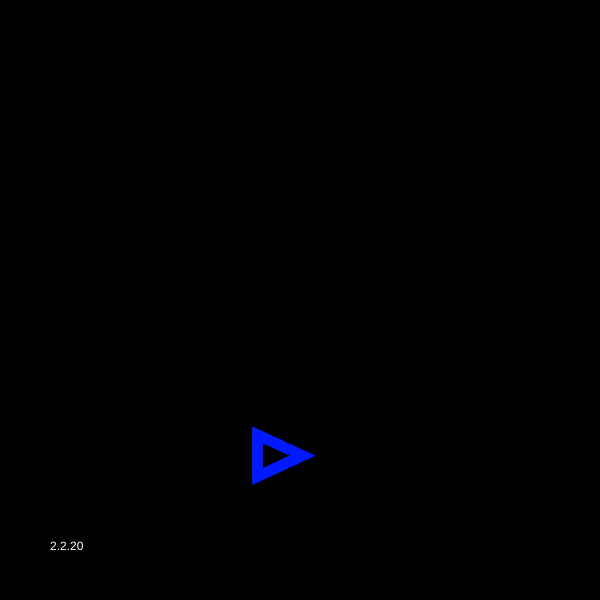
Frame 1 (no input)
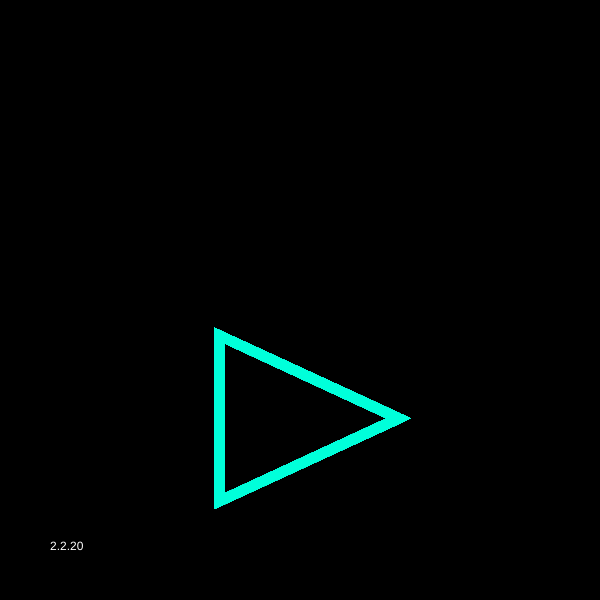
Frame 60 (no input)
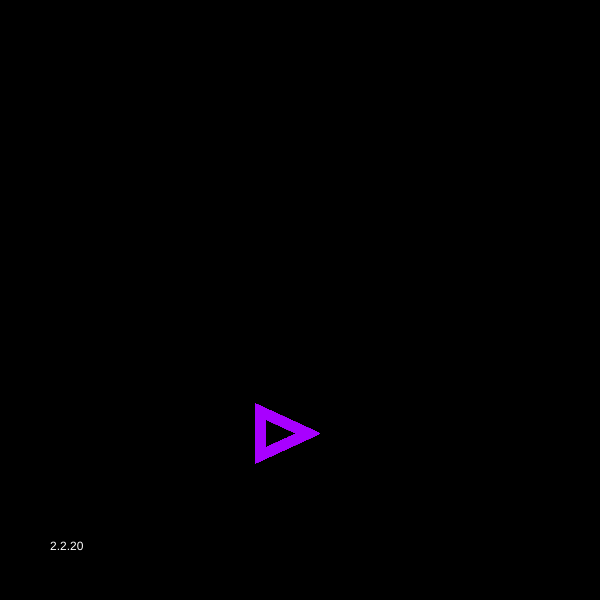
Frame 120 (the mouse pressed at the canvas centre since frame 60)

The p5.js sketch that drew these frames (run headless with seeded random() and noise() and a simulated clock; from frame 60 on, the mouse is pressed at the canvas centre):

// p5.js sketch
// ── sketch.js
// fork and port of MiniPear's Waltz of the Circles -- http://openprocessing.org/sketch/748916
// by MiniPear -- https://www.openprocessing.org/user/144707
// based on: https://observablehq.com/@rreusser/instanced-webgl-circles

const MAX_CIRCLE_CNT = 2500;
const MIN_CIRCLE_CNT = 100;
const MAX_VERTEX_CNT = 30;
const MIN_VERTEX_CNT = 3;
var circleCnt, vertexCnt;

function setup() {
  createCanvas(600, 600);
  strokeWeight(2);
  colorMode(HSB);
}

function draw() {
  background(0);
  noStroke();
  fill(0, 0, 360);
  text("2.2.20", 50, height - 50);
  translate(width / 2, height / 2);

  let xoffset = float(abs(100 - width / 2), yoffset = abs(height - height / 2));
  circleCnt = int(map(xoffset, 0, width / 2, MAX_CIRCLE_CNT, MIN_CIRCLE_CNT));
  vertexCnt = int(map(yoffset, 0, height / 2, MAX_VERTEX_CNT, MIN_VERTEX_CNT));

  for (var ci = 0; ci < circleCnt; ci++) {
    let time = float(frameCount)/40;
    let thetaC = float(map(250, 0, circleCnt, 0, TAU));
    let scale = float(300.0);

    let circleCenter = getCenterByTheta(thetaC, time, scale);
    let circleSize = float(getSizeByTheta(thetaC, time, scale));
    let c = getColorByTheta(thetaC, time);

    stroke(c);
    strokeWeight(10);
    noFill();
    beginShape();
    for (let vi = 0; vi < vertexCnt; vi++) {
      let thetaV = float(map(vi, 0, vertexCnt, 0, TAU));
      let x = float(circleCenter.x + cos(thetaV) * circleSize*1.25);
      let y = float(circleCenter.y + sin(thetaV) * circleSize);
      vertex(x, y);
    }
    endShape(CLOSE);
  }


}



function getCenterByTheta(theta, time, scale) {
  let direction = createVector(cos(theta), sin(theta));
  let distance = float(0.6 + 0.2 * cos(theta * 6.0 + cos(theta * 8.0 + time)));
  let circleCenter = p5.Vector.mult(direction, distance*scale) 
  return circleCenter;
}

function getSizeByTheta(theta, time, scale) {
  let offset = float(0.2 + 0.12 * cos(theta * 9.0 - time * 2.0));
  let circleSize = float(scale * offset);
  return circleSize;
  }

function getColorByTheta(theta, time) {
  let th = float(8.0 * theta + time * 2.0);
  let r = float(0.6 + 0.4 * cos(th)); 
  let g = 0.6 + 0.4 * cos(th - PI / 3);
  let b = 0.6 + 0.4 * cos(th - PI * 2.0 / 3.0); 
  let  alpha = map(circleCnt, MIN_CIRCLE_CNT, MAX_CIRCLE_CNT, 150, 30);
  return color(r * 360, 100, 100);
}
